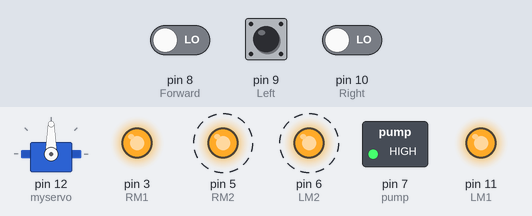
The sketch below on a simulated Arduino Uno, built with avr-gcc and run on an emulated ATmega328P. Parts: servo, switched loads named in the sketch (green lamp = pin HIGH), output pins drawn as LEDs (lit = HIGH). Dashed ring = blinking. The test bench sets the inputs (shaded band); at power-on: pin 8 (Forward) LOW, pin 9 (Left) LOW, pin 10 (Right) LOW.

Above: at 2.34 s.
3.6 s: pin 8 (Forward) driven HIGH
At 5.3 s:
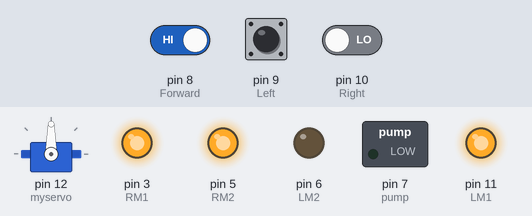
5.6 s: pin 9 (Left) pulled HIGH for 1.65 s
At 6.5 s:
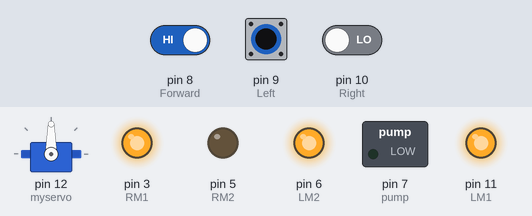
8.9 s: pin 9 (Left) pulled HIGH for 3.2 s
At 12.8 s:
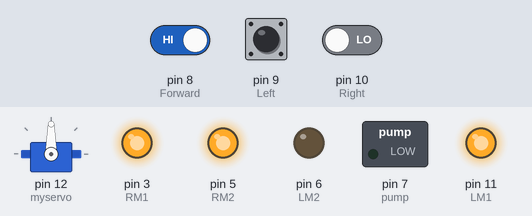
13.7 s: pin 8 (Forward) driven LOW
At 15.02 s:
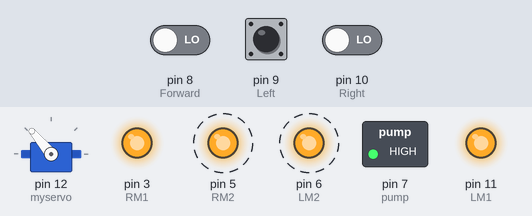
17.7 s: pin 8 (Forward) driven HIGH and pin 9 (Left) driven HIGH and pin 10 (Right) driven HIGH
At 18.8 s:
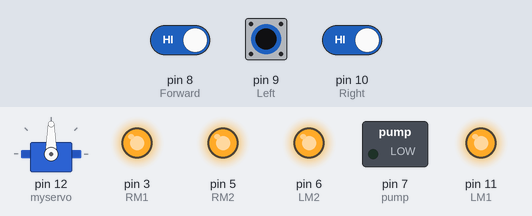
Timing chart, 0 to 20.6 s (numbered marks = the images above; inputs shaded):
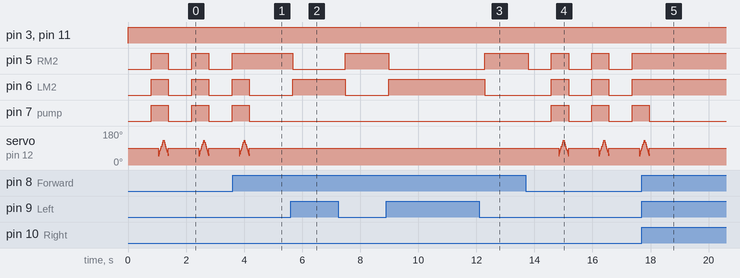

Measured:
- after the input at 3.6 s, pin 5 (RM2): stays HIGH (without the input it goes to LOW after 0.58 s); pin 6 (LM2), pin 7 (pump): goes on until 4.2 s, then stays LOW; servo on pin 12 (myservo): goes on until 4.2 s, then stays 90°
- after the input at 5.6 s, pin 5 (RM2): HIGH → LOW after 0.08 s, → HIGH 1.8 s later; pin 6 (LM2): LOW → HIGH after 0.08 s, → LOW 1.8 s later
- after the input at 8.9 s, pin 5 (RM2): HIGH → LOW after 0.08 s, → HIGH 3.3 s later; pin 6 (LM2): LOW → HIGH after 0.08 s, → LOW 3.3 s later
- after the input at 13.7 s, pin 5 (RM2): alternates HIGH for 0.59 s and LOW for 0.80 s, starting after 0.08 s; pin 6 (LM2): alternates HIGH for 0.59 s and LOW for 0.80 s, starting after 0.88 s
- after the input at 17.7 s, pin 5 (RM2), pin 6 (LM2): stops changing and stays HIGH; pin 7 (pump): goes on until 18.0 s, then stays LOW; servo on pin 12 (myservo): goes on until 18.0 s, then stays 90°
- by itself, pin 5 (RM2), pin 6 (LM2), pin 7 (pump): alternates HIGH for 0.59 s and LOW for 0.80 s

The sketch:

Vineet_working.ino
```cpp
#include <Servo.h>

Servo myservo;
int pos = 0;
int motor_speed = 70;
boolean fire = false;
#define Left 9      // left sensor
#define Right 10    // right sensor
#define Forward 8   //front sensor
#define LM1 11       // left motor
#define LM2 6       // left motor
#define RM1 3       // right motor
#define RM2 5       // right motor
#define pump 7

void setup() {
  pinMode(Left, INPUT);
  pinMode(Right, INPUT);
  pinMode(Forward, INPUT);
  pinMode(LM1, OUTPUT);
  pinMode(LM2, OUTPUT);
  pinMode(RM1, OUTPUT);
  pinMode(RM2, OUTPUT);
  pinMode(pump, OUTPUT);
  myservo.attach(12);
  myservo.write(90);
}

void put_off_fire() {
  delay (500);
  digitalWrite(LM1, HIGH);
  digitalWrite(LM2, HIGH);
  digitalWrite(RM1, HIGH);
  digitalWrite(RM2, HIGH);
  digitalWrite(pump, HIGH);
  delay(250);
  for (pos = 50; pos <= 130; pos += 5) {
    myservo.write(pos);
    delay(10);
  }
  for (pos = 130; pos >= 50; pos -= 5) {
    myservo.write(pos);
    delay(10);
  }
  digitalWrite(pump,LOW);
  myservo.write(90);
  fire=false;
}

void loop() {
  myservo.write(90); //Sweep_Servo();
  if (digitalRead(Left) ==1 && digitalRead(Right)==1 && digitalRead(Forward) ==1) {
    digitalWrite(LM1, HIGH);
    digitalWrite(LM2, HIGH);
    digitalWrite(RM1, HIGH);
    digitalWrite(RM2, HIGH);
  } else if (digitalRead(Forward) ==0) {
    digitalWrite(LM1, HIGH);
    digitalWrite(LM2, LOW);
    digitalWrite(RM1, HIGH);
    digitalWrite(RM2, LOW);
    fire = true;
  } else if (digitalRead(Left) ==0) {
    digitalWrite(LM1, HIGH);
    digitalWrite(LM2, LOW);
    digitalWrite(RM1, HIGH);
    digitalWrite(RM2, HIGH);
  } else if (digitalRead(Right) ==0) {
    digitalWrite(LM1, HIGH);
    digitalWrite(LM2, HIGH);
    digitalWrite(RM1, HIGH);
    digitalWrite(RM2, LOW);
  }
  delay(300);
    while (fire == true) {
      put_off_fire();
    }
}
```
